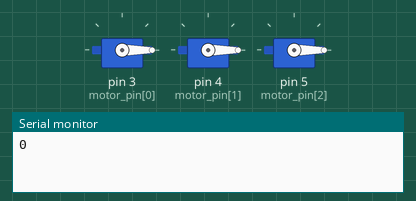
Bench run of a sketch on a simulated Arduino Uno, built with avr-gcc and run on an emulated ATmega328P. Shown: 3 × servo, the last lines printed to the serial monitor.

Above: at 0.05 s.
At 2.0 s:
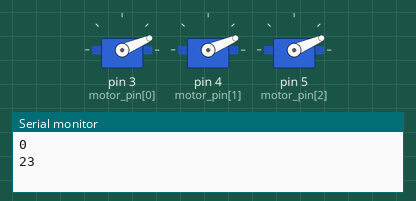
At 3.0 s:
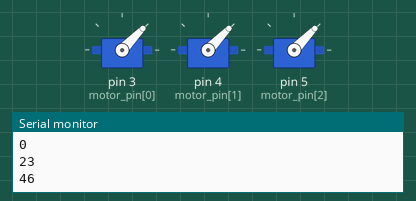
At 4.0 s:
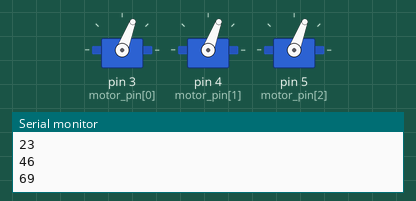
At 6.0 s:
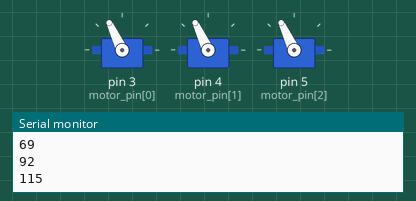
At 8.0 s:
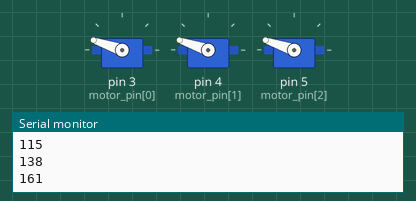
Timing chart, 0 to 10.4 s (numbered marks = the images above):
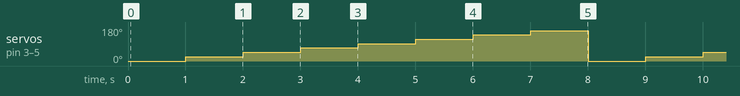

The sketch:

servo3_test.ino
```cpp
#include <Servo.h>

Servo servo_top;
Servo servo_mid;
Servo servo_bot;

int motor_pin[] = {3, 4, 5};    // servo motor pin
int init_angle[] = {0, 0, 0};
int step_angle[] = {0, 23, 46, 69, 92, 115, 138, 161};

void setup() {
  Serial.begin(9600);
  while (!Serial) delay(10);

  servo_top.attach(motor_pin[0]);
  servo_mid.attach(motor_pin[1]);
  servo_bot.attach(motor_pin[2]);

}

void loop() {
  servo_top.write(0);
  servo_mid.write(0);
  servo_bot.write(0);
  Serial.println(0);
  delay(1000);

  servo_top.write(23);
  servo_mid.write(23);
  servo_bot.write(23);
  Serial.println(23);
  delay(1000);

  servo_top.write(46);
  servo_mid.write(46);
  servo_bot.write(46);
  Serial.println(46);
  delay(1000);

  servo_top.write(69);
  servo_mid.write(69);
  servo_bot.write(69);
  Serial.println(69);
  delay(1000);

  servo_top.write(92);
  servo_mid.write(92);
  servo_bot.write(92);
  Serial.println(92);
  delay(1000);

  servo_top.write(115);
  servo_mid.write(115);
  servo_bot.write(115);
  Serial.println(115);
  delay(1000);

  servo_top.write(138);
  servo_mid.write(138);
  servo_bot.write(138);
  Serial.println(138);
  delay(1000);

  servo_top.write(161);
  servo_mid.write(161);
  servo_bot.write(161);
  Serial.println(161);
  delay(1000);

}
```

Measured:
- by itself, servo on pin 3 (motor_pin[0]), servo on pin 4 (motor_pin[1]), servo on pin 5 (motor_pin[2]): repeats every 8.0 s: 46° 1.0 s, 69° 1.0 s, 92° 1.0 s, 115° 1.0 s, 138° 1.0 s, 161° 1.0 s, 0° 1.0 s, 23° 1.0 s
